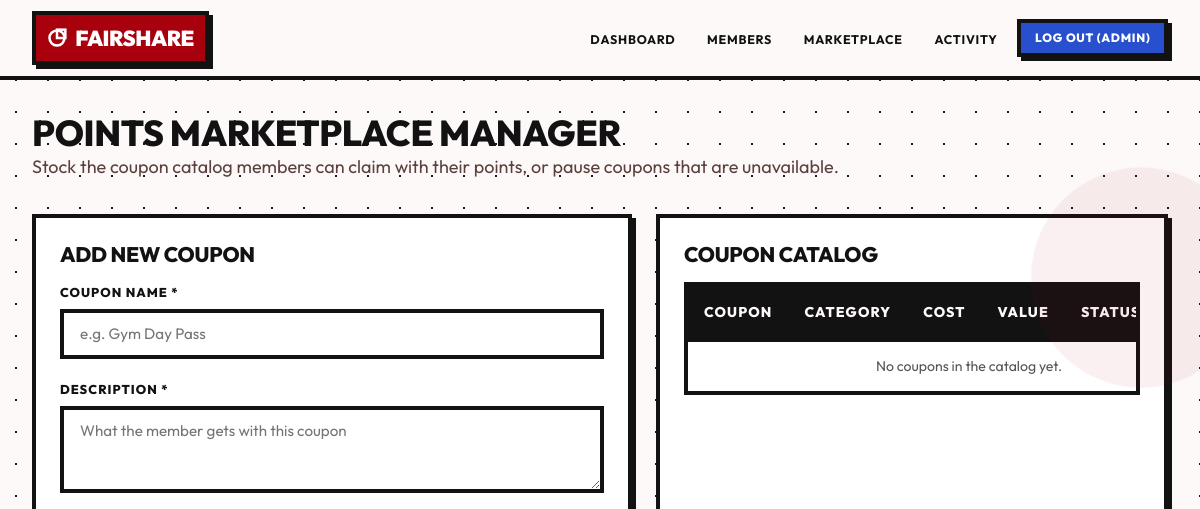
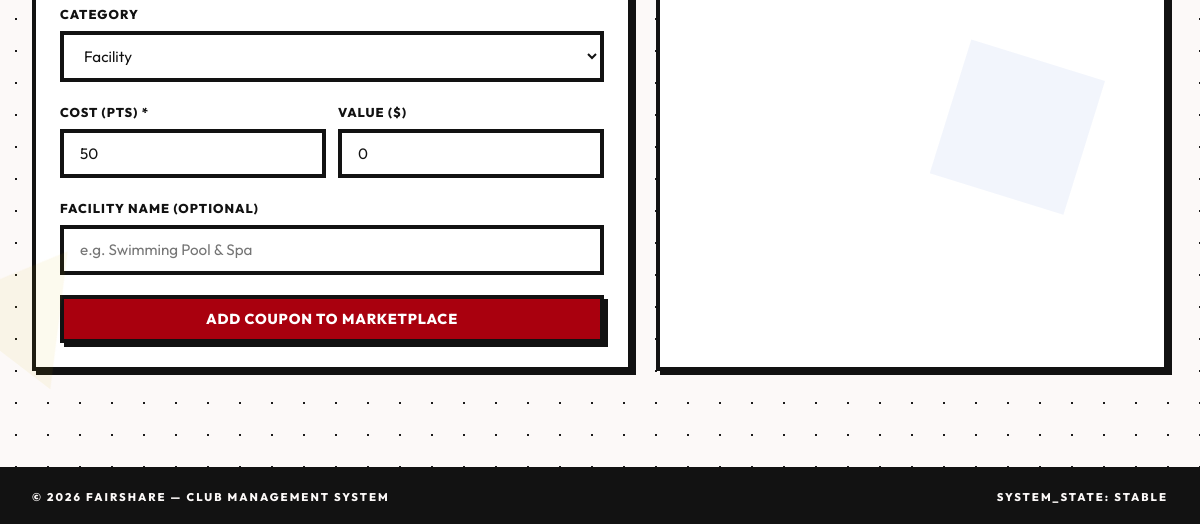
The page /admin/marketplace (signed in) on the database as committed earlier (2 pictures, top to bottom).
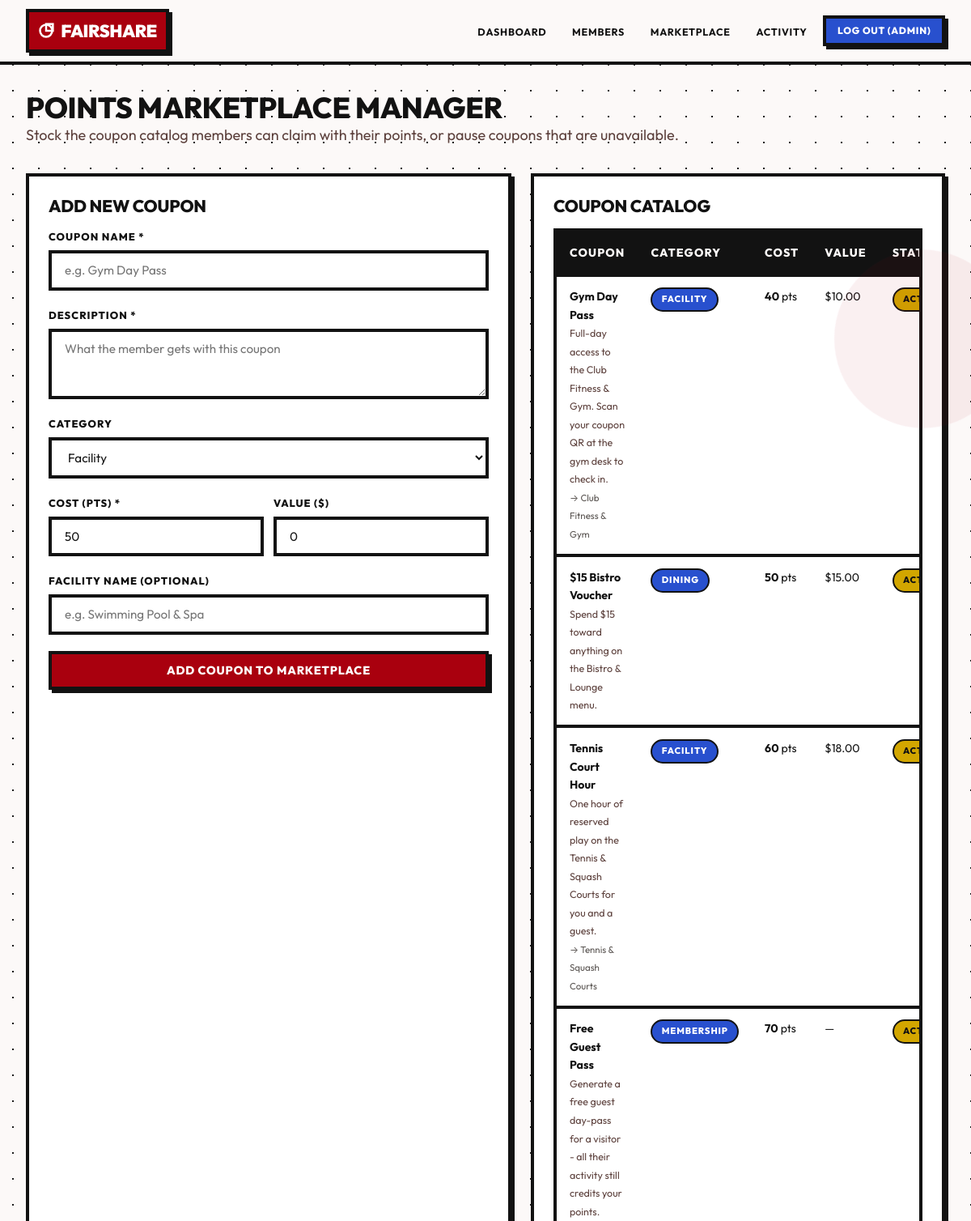
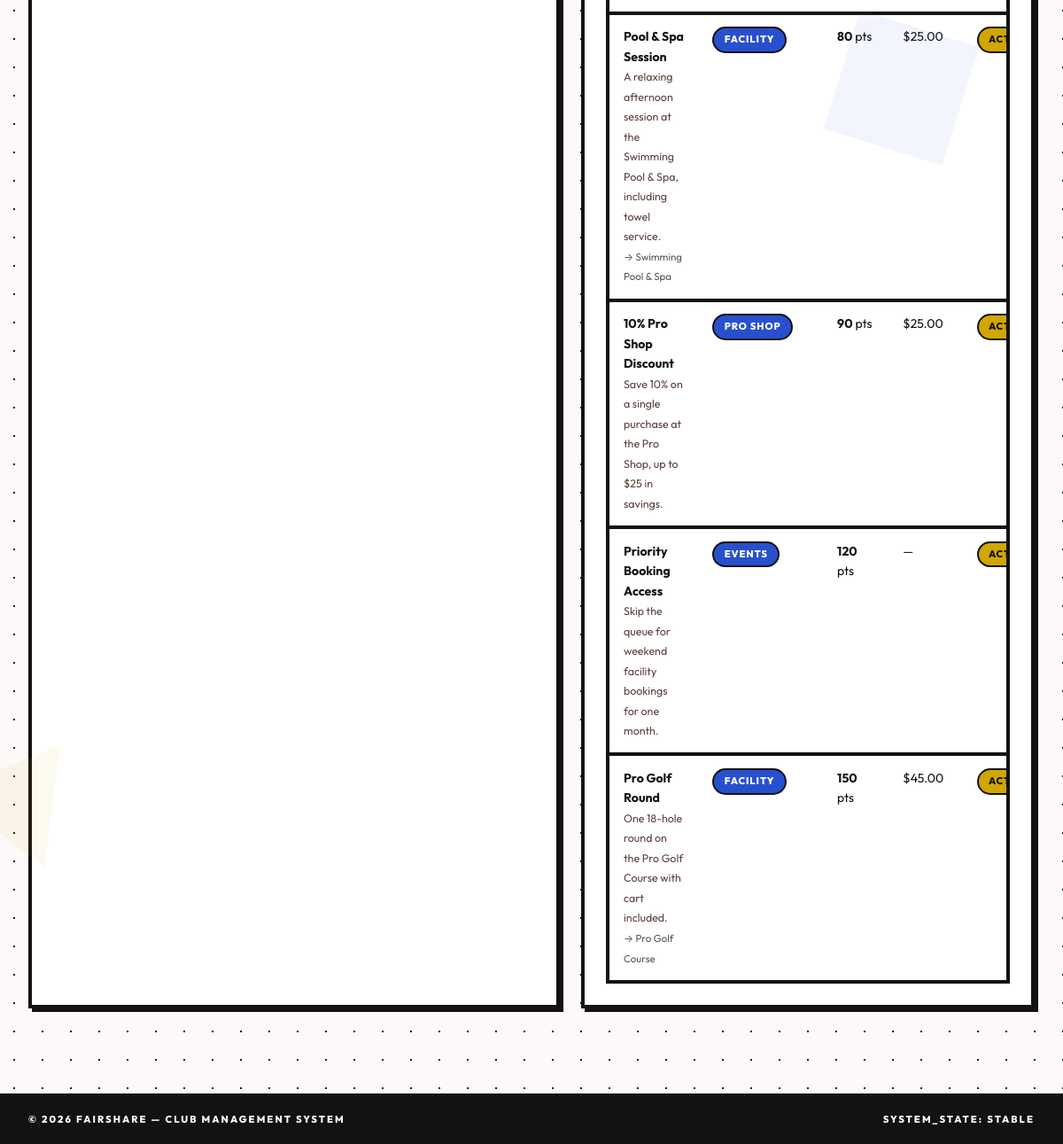
The same page on the database as committed later (2 pictures, top to bottom).
### tables this page shows
CREATE TABLE users (
            id INTEGER PRIMARY KEY AUTOINCREMENT,
            username TEXT UNIQUE NOT NULL,
            password_hash TEXT NOT NULL,
            role TEXT NOT NULL CHECK(role IN ('member', 'admin')),
            created_at TIMESTAMP DEFAULT CURRENT_TIMESTAMP
        );

CREATE TABLE coupons (
            id INTEGER PRIMARY KEY AUTOINCREMENT,
            name TEXT NOT NULL,
            description TEXT NOT NULL,
            category TEXT NOT NULL DEFAULT 'Facility',
            cost_points REAL NOT NULL DEFAULT 0.0,
            value_amount REAL NOT NULL DEFAULT 0.0,
            facility_name TEXT,
            active INTEGER NOT NULL DEFAULT 1,
            created_at TIMESTAMP DEFAULT CURRENT_TIMESTAMP
        );

### main.py (the view, shortened to what this page needs)
@app.route('/admin/marketplace', methods=['GET', 'POST'])
@admin_required
def admin_marketplace():
    conn = get_db()
    cursor = conn.cursor()
    cursor.execute("SELECT * FROM coupons ORDER BY active DESC, cost_points ASC")
    coupons = cursor.fetchall()
    conn.close()
    return render_template('admin/marketplace.html', coupons=coupons)

### database.py (called while the page is built)
def get_db():
    db_path = Config.DATABASE
    os.makedirs(os.path.dirname(db_path), exist_ok=True)
    conn = sqlite3.connect(db_path)
    conn.row_factory = sqlite3.Row
    conn.execute("PRAGMA foreign_keys = ON;")
    return conn

### main.py (called while the page is built)
@app.after_request
def add_header(response):
    if app.debug:
        response.headers['Cache-Control'] = 'no-cache, no-store, must-revalidate'
    else:
        response.headers['Cache-Control'] = 'public, max-age=3600'
    return response

def admin_required(f):
    @functools.wraps(f)
    def decorated_function(*args, **kwargs):
        if 'user_id' not in session or session.get('role') != 'admin':
            flash('Unauthorized access! Administrator privileges required.', 'danger')
            return redirect(url_for('login'))
        return f(*args, **kwargs)
    return decorated_function

@app.context_processor
def inject_user():
    user = None
    member = None
    guest = None
    if 'user_id' in session:
        conn = get_db()
        cursor = conn.cursor()
        cursor.execute("SELECT id, username, role FROM users WHERE id = ?", (session['user_id'],))
        user = cursor.fetchone()
        if user and user['role'] == 'member':
            cursor.execute("SELECT * FROM members WHERE user_id = ?", (user['id'],))
            member = cursor.fetchone()
        conn.close()
    if 'guest_id' in session:
        conn = get_db()
        cursor = conn.cursor()
        cursor.execute("SELECT id, guest_name, guest_code FROM guest_ids WHERE id = ?", (session['guest_id'],))
        guest = cursor.fetchone()
        conn.close()
    return dict(current_user=user, current_member=member, current_guest=guest)

### templates/admin/marketplace.html (shortened to what this page needs)
{% extends "base.html" %}
{% block content %}
<div style="margin-bottom: 2rem;">
  <h1>Points Marketplace Manager</h1>
  <p style="color: var(--text-muted);">Stock the coupon catalog members can claim with their points, or pause coupons that are unavailable.</p>
</div>
<div class="grid grid-cols-3" style="gap: 1.5rem; margin-bottom: 2rem;">
  <div class="card" style="grid-column: span 1;">
    <h3>Add New Coupon</h3>
    <form action="{{ url_for('admin_marketplace') }}" method="POST" style="margin-top: 1rem;">
      <div class="form-group">
        <label class="form-label">Coupon Name *</label>
        <input type="text" name="name" class="form-control" placeholder="e.g. Gym Day Pass" required>
      </div>
      <div class="form-group">
        <label class="form-label">Description *</label>
        <textarea name="description" class="form-control" rows="3" placeholder="What the member gets with this coupon" required></textarea>
      </div>
      <div class="form-group">
        <label class="form-label">Category</label>
        <select name="category" class="form-control">
          <option value="Facility">Facility</option>
        </select>
      </div>
      <div class="grid grid-cols-2" style="gap: 0.75rem;">
        <div class="form-group">
          <label class="form-label">Cost (pts) *</label>
          <input type="number" step="1" min="0" name="cost_points" class="form-control" value="50" data-non-negative required>
        </div>
        <div class="form-group">
          <label class="form-label">Value ($)</label>
          <input type="number" step="0.5" min="0" name="value_amount" class="form-control" value="0" data-non-negative required>
        </div>
      </div>
      <div class="form-group">
        <label class="form-label">Facility Name (optional)</label>
        <input type="text" name="facility_name" class="form-control" placeholder="e.g. Swimming Pool & Spa">
      </div>
      <button type="submit" class="btn btn-primary" style="width: 100%;">Add Coupon to Marketplace</button>
    </form>
  </div>
  <div class="card" style="grid-column: span 2;">
    <h3>Coupon Catalog</h3>
    <div class="table-container" style="margin-top: 1rem;">
      <table class="table">
        <thead>
          <tr>
            <th>Coupon</th>
            <th>Category</th>
            <th>Cost</th>
            <th>Value</th>
            <th>Status</th>
          </tr>
        </thead>
        <tbody>
          {% for c in coupons %}
            <tr>
              <td>
                <strong>{{ c.name }}</strong><br>
                <span style="font-size: 0.78rem; color: var(--text-muted);">{{ c.description }}</span>
                {% if c.facility_name %}<br><span style="font-size: 0.72rem; color: var(--text-dim);">&rarr; {{ c.facility_name }}</span>{% endif %}
              </td>
              <td><span class="badge badge-blue">{{ c.category }}</span></td>
              <td><strong>{{ "%.0f"|format(c.cost_points) }}</strong> pts</td>
              <td>{% if c.value_amount > 0 %}${{ "%.2f"|format(c.value_amount) }}{% else %}&mdash;{% endif %}</td>
              <td>
                {% if c.active %}
                  <span class="badge badge-emerald">Active</span>
                {% else %}
                  <span class="badge badge-black">Paused</span>
                {% endif %}
              </td>
            </tr>
          {% else %}
            <tr><td colspan="6" style="text-align:center; color: var(--text-dim);">No coupons in the catalog yet.</td></tr>
          {% endfor %}
        </tbody>
      </table>
    </div>
  </div>
</div>
{% endblock %}

### templates/base.html (shortened to what this page needs)
<!DOCTYPE html>
<html lang="en">
<head>
  <link rel="stylesheet" href="{{ url_for('static', filename='css/styles.css') }}?v=15">
</head>
<body>
  <nav class="navbar">
    <div class="navbar-container">
      <a href="{% if current_user %}{% if current_user.role == 'admin' %}{{ url_for('admin_dashboard') }}{% else %}{{ url_for('member_dashboard') }}{% endif %}{% else %}{{ url_for('index') }}{% endif %}" class="brand-logo">
        <svg width="20" height="20" viewBox="0 0 24 24" fill="none" stroke="currentColor" stroke-width="3" stroke-linecap="square">
          <circle cx="12" cy="12" r="9"></circle>
          <rect x="12" y="2" width="10" height="10"></rect>
        </svg>
        FairShare
      </a>
      <ul class="nav-links" id="nav-links">
        {% if current_user %}
          {% if current_user.role == 'admin' %}
            <li><a href="{{ url_for('admin_dashboard') }}" class="nav-link">Dashboard</a></li>
            <li><a href="{{ url_for('admin_members') }}" class="nav-link">Members</a></li>
            <li><a href="{{ url_for('admin_marketplace') }}" class="nav-link">Marketplace</a></li>
            <li><a href="{{ url_for('admin_activity') }}" class="nav-link">Activity</a></li>
          {% endif %}
          <li><a href="{{ url_for('logout') }}" class="btn btn-secondary btn-sm">Log Out ({{ current_user.username }})</a></li>
        {% else %}
          <li><a href="{{ url_for('login') }}" class="btn btn-primary btn-sm">Log In</a></li>
        {% endif %}
      </ul>
    </div>
  </nav>
  <main class="main-content">
    {% block content %}{% endblock %}
  </main>
  <footer>
    <span>&copy; 2026 FairShare — Club Management System</span>
    <span>SYSTEM_STATE: STABLE</span>
  </footer>
</body>
</html>

Rows that differ between the two databases and show on the page:
added coupons: name "Gym Day Pass", description "Full-day access to the Club Fitness & Gym. Scan your coupon QR at the gym desk to check in.", facility_name "Club Fitness & Gym", category "FACILITY", cost_points "40", value_amount "10.00", active "ACTIVE"
added coupons: name "$15 Bistro Voucher", description "Spend $15 toward anything on the Bistro & Lounge menu.", category "DINING", cost_points "50", value_amount "15.00", active "ACTIVE"
added coupons: name "Tennis Court Hour", description "One hour of reserved play on the Tennis & Squash Courts for you and a guest.", facility_name "Tennis & Squash Courts", category "FACILITY", cost_points "60", value_amount "18.00", active "ACTIVE"
added coupons: name "Free Guest Pass", description "Generate a free guest day-pass for a visitor - all their activity still credits your points.", category "MEMBERSHIP", cost_points "70", active "ACTIVE"
added coupons: name "Pool & Spa Session", description "A relaxing afternoon session at the Swimming Pool & Spa, including towel service.", facility_name "Swimming Pool & Spa", category "FACILITY", cost_points "80", value_amount "25.00", active "ACTIVE"
added coupons: name "10% Pro Shop Discount", description "Save 10% on a single purchase at the Pro Shop, up to $25 in savings.", category "PRO SHOP", cost_points "90", value_amount "25.00", active "ACTIVE"
added coupons: name "Priority Booking Access", description "Skip the queue for weekend facility bookings for one month.", category "EVENTS", cost_points "120", active "ACTIVE"
added coupons: name "Pro Golf Round", description "One 18-hole round on the Pro Golf Course with cart included.", facility_name "Pro Golf Course", category "FACILITY", cost_points "150", value_amount "45.00", active "ACTIVE"
Other text that changed with them:
text no longer shown: "No coupons in the catalog yet."
